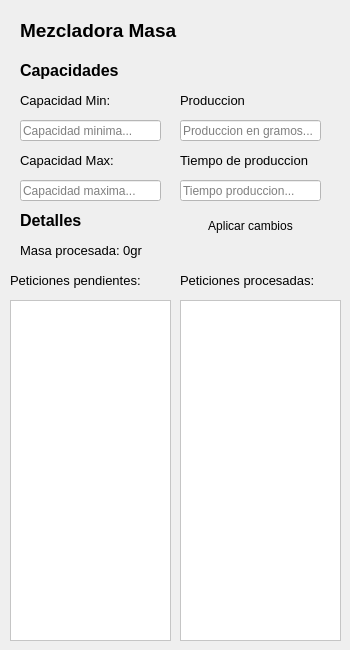
     <widget class="QWidget" name="dough_page">
      <widget class="QLabel" name="label_46">
       <property name="geometry">
        <rect>
         <x>20</x>
         <y>60</y>
         <width>131</width>
         <height>21</height>
        </rect>
       </property>
       <property name="font">
        <font>
         <pointsize>12</pointsize>
         <weight>75</weight>
         <bold>true</bold>
        </font>
       </property>
       <property name="text">
        <string>Capacidades</string>
       </property>
      </widget>
      <widget class="QLineEdit" name="leDMProd">
       <property name="geometry">
        <rect>
         <x>180</x>
         <y>120</y>
         <width>141</width>
         <height>21</height>
        </rect>
       </property>
       <property name="styleSheet">
        <string notr="true">background-color: rgb(255, 255, 255);
color: rgb(0, 0, 0);</string>
       </property>
       <property name="inputMask">
        <string/>
       </property>
       <property name="maxLength">
        <number>10</number>
       </property>
       <property name="placeholderText">
        <string>Produccion en gramos...</string>
       </property>
      </widget>
      <widget class="QLineEdit" name="leDMMin">
       <property name="geometry">
        <rect>
         <x>20</x>
         <y>120</y>
         <width>141</width>
         <height>21</height>
        </rect>
       </property>
       <property name="styleSheet">
        <string notr="true">background-color: rgb(255, 255, 255);
color: rgb(0, 0, 0);</string>
       </property>
       <property name="inputMask">
        <string/>
       </property>
       <property name="maxLength">
        <number>10</number>
       </property>
       <property name="placeholderText">
        <string>Capacidad minima...</string>
       </property>
      </widget>
      <widget class="QPlainTextEdit" name="teDMPending">
       <property name="geometry">
        <rect>
         <x>10</x>
         <y>300</y>
         <width>161</width>
         <height>341</height>
        </rect>
       </property>
       <property name="autoFillBackground">
        <bool>true</bool>
       </property>
       <property name="styleSheet">
        <string notr="true">background-color: rgb(255, 255, 255);
color: rgb(0, 0, 0);</string>
       </property>
       <property name="readOnly">
        <bool>true</bool>
       </property>
      </widget>
      <widget class="QLabel" name="lbDMProcessed">
       <property name="geometry">
        <rect>
         <x>20</x>
         <y>240</y>
         <width>301</width>
         <height>21</height>
        </rect>
       </property>
       <property name="font">
        <font>
         <pointsize>10</pointsize>
         <weight>50</weight>
         <bold>false</bold>
        </font>
       </property>
       <property name="text">
        <string>Masa procesada: 0gr</string>
       </property>
      </widget>
      <widget class="QLabel" name="label_39">
       <property name="geometry">
        <rect>
         <x>10</x>
         <y>270</y>
         <width>131</width>
         <height>21</height>
        </rect>
       </property>
       <property name="font">
        <font>
         <pointsize>10</pointsize>
         <weight>50</weight>
         <bold>false</bold>
        </font>
       </property>
       <property name="text">
        <string>Peticiones pendientes:</string>
       </property>
      </widget>
      <widget class="QLabel" name="label_43">
       <property name="geometry">
        <rect>
         <x>20</x>
         <y>210</y>
         <width>111</width>
         <height>21</height>
        </rect>
       </property>
       <property name="font">
        <font>
         <pointsize>12</pointsize>
         <weight>75</weight>
         <bold>true</bold>
        </font>
       </property>
       <property name="text">
        <string>Detalles</string>
       </property>
      </widget>
      <widget class="QPlainTextEdit" name="teDMProcessed">
       <property name="geometry">
        <rect>
         <x>180</x>
         <y>300</y>
         <width>161</width>
         <height>341</height>
        </rect>
       </property>
       <property name="autoFillBackground">
        <bool>true</bool>
       </property>
       <property name="styleSheet">
        <string notr="true">background-color: rgb(255, 255, 255);
color: rgb(0, 0, 0);</string>
       </property>
       <property name="readOnly">
        <bool>true</bool>
       </property>
      </widget>
      <widget class="QLabel" name="label_37">
       <property name="geometry">
        <rect>
         <x>20</x>
         <y>20</y>
         <width>321</width>
         <height>21</height>
        </rect>
       </property>
       <property name="font">
        <font>
         <pointsize>14</pointsize>
         <weight>75</weight>
         <bold>true</bold>
        </font>
       </property>
       <property name="text">
        <string>Mezcladora Masa</string>
       </property>
      </widget>
      <widget class="QLabel" name="label_45">
       <property name="geometry">
        <rect>
         <x>20</x>
         <y>150</y>
         <width>121</width>
         <height>21</height>
        </rect>
       </property>
       <property name="font">
        <font>
         <pointsize>10</pointsize>
         <weight>50</weight>
         <bold>false</bold>
        </font>
       </property>
       <property name="text">
        <string>Capacidad Max:</string>
       </property>
      </widget>
      <widget class="QLabel" name="label_40">
       <property name="geometry">
        <rect>
         <x>180</x>
         <y>150</y>
         <width>131</width>
         <height>21</height>
        </rect>
       </property>
       <property name="font">
        <font>
         <pointsize>10</pointsize>
         <weight>50</weight>
         <bold>false</bold>
        </font>
       </property>
       <property name="text">
        <string>Tiempo de produccion</string>
       </property>
      </widget>
      <widget class="QLabel" name="label_44">
       <property name="geometry">
        <rect>
         <x>180</x>
         <y>90</y>
         <width>121</width>
         <height>21</height>
        </rect>
       </property>
       <property name="font">
        <font>
         <pointsize>10</pointsize>
         <weight>50</weight>
         <bold>false</bold>
        </font>
       </property>
       <property name="text">
        <string>Produccion</string>
       </property>
      </widget>
      <widget class="QLabel" name="label_38">
       <property name="geometry">
        <rect>
         <x>20</x>
         <y>90</y>
         <width>121</width>
         <height>21</height>
        </rect>
       </property>
       <property name="font">
        <font>
         <pointsize>10</pointsize>
         <weight>50</weight>
         <bold>false</bold>
        </font>
       </property>
       <property name="text">
        <string>Capacidad Min:</string>
       </property>
      </widget>
      <widget class="QLineEdit" name="leDMMax">
       <property name="geometry">
        <rect>
         <x>20</x>
         <y>180</y>
         <width>141</width>
         <height>21</height>
        </rect>
       </property>
       <property name="styleSheet">
        <string notr="true">background-color: rgb(255, 255, 255);
color: rgb(0, 0, 0);</string>
       </property>
       <property name="inputMask">
        <string/>
       </property>
       <property name="maxLength">
        <number>10</number>
       </property>
       <property name="placeholderText">
        <string>Capacidad maxima...</string>
       </property>
      </widget>
      <widget class="QLabel" name="label_42">
       <property name="geometry">
        <rect>
         <x>180</x>
         <y>270</y>
         <width>141</width>
         <height>21</height>
        </rect>
       </property>
       <property name="font">
        <font>
         <pointsize>10</pointsize>
         <weight>50</weight>
         <bold>false</bold>
        </font>
       </property>
       <property name="text">
        <string>Peticiones procesadas:</string>
       </property>
      </widget>
      <widget class="QLineEdit" name="leDMDelay">
       <property name="geometry">
        <rect>
         <x>180</x>
         <y>180</y>
         <width>141</width>
         <height>21</height>
        </rect>
       </property>
       <property name="styleSheet">
        <string notr="true">background-color: rgb(255, 255, 255);
color: rgb(0, 0, 0);</string>
       </property>
       <property name="inputMask">
        <string/>
       </property>
       <property name="maxLength">
        <number>10</number>
       </property>
       <property name="placeholderText">
        <string>Tiempo produccion...</string>
       </property>
      </widget>
      <widget class="QPushButton" name="btnDMApply">
       <property name="geometry">
        <rect>
         <x>180</x>
         <y>210</y>
         <width>141</width>
         <height>31</height>
        </rect>
       </property>
       <property name="cursor">
        <cursorShape>PointingHandCursor</cursorShape>
       </property>
       <property name="autoFillBackground">
        <bool>false</bool>
       </property>
       <property name="styleSheet">
        <string notr="true">background-color: rgb(40, 49, 73);
selection-color: rgb(40, 49, 73);</string>
       </property>
       <property name="text">
        <string>Aplicar cambios</string>
       </property>
       <property name="autoDefault">
        <bool>false</bool>
       </property>
       <property name="default">
        <bool>true</bool>
       </property>
       <property name="flat">
        <bool>true</bool>
       </property>
      </widget>
     </widget>
